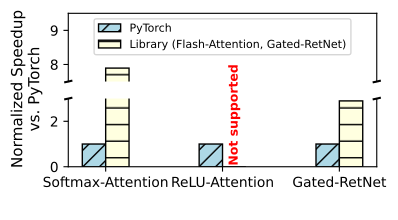

Recreate this plot in Python.
import matplotlib.pyplot as plt
import matplotlib.gridspec as gridspec
from matplotlib.lines import Line2D
from matplotlib.patches import Patch
import numpy as np
 
data = np.array(
    [
    [66, 521], # [34,521], # fa3, 2k,dim128, causal
    # [25,355], # sigmoid, 2k,dim128, causal
    [69,0], # torch compile # [37,0], # relu causal
    # [1/4.93,1/0.77] # mamba2 fwd, 8,24,2k
    [1/1.13, 1/0.39] # gated retnet, 1,32,2048,256,512
    ]
)
data = data / data[:,0][:,np.newaxis]
 
# 数据
categories = ['Softmax-Attention','ReLU-Attention','Gated-RetNet']
 
# 条形图宽度
bar_width = 0.2
index = np.arange(len(categories))
 
# 绘制条形图
# fig, ax0 = plt.subplots()

fig = plt.figure(figsize=(4, 2))
gs = gridspec.GridSpec(1, 1, figure=fig, height_ratios=[1], wspace=0.3, hspace=0.6)
gss = gridspec.GridSpecFromSubplotSpec(2, 1, subplot_spec=gs[0, 0:12], hspace=0.25)

ax0 = fig.add_subplot(gss[0])
ax1 = fig.add_subplot(gss[1])

ax0.set_ylim(7.5, 10.5)  # 上面的图为10到最大值
ax1.set_ylim(0, 3)  # 下面的图为0到5

ax0.axhline(y=1, color="black", linestyle="dashed")
ax0.spines["bottom"].set_visible(False)
ax0.set_xticklabels([])
ax0.set_xticks([])

ax1.spines["top"].set_visible(False)

bars0_0 = ax0.bar(index, data[:,0], bar_width, label='PyTorch', color='lightblue', edgecolor='black', hatch='//')
bars0_1 = ax0.bar(index + bar_width, data[:,1], bar_width, label='Library (Flash-Attention, Gated-RetNet)', color='lightyellow', edgecolor='black', hatch='-')
bars1_0 = ax1.bar(index, data[:,0], bar_width, label='PyTorch', color='lightblue', edgecolor='black', hatch='//')
bars1_1 = ax1.bar(index + bar_width, data[:,1], bar_width, label='Library (Flash-Attention, Gated-RetNet)', color='lightyellow', edgecolor='black', hatch='-')
for bs in bars1_0 + bars1_1:
    height = bs.get_height()
    warning_text = "Not supported"
    if height == 0:
        ax1.text(
            bs.get_x() + bs.get_width() / 2,
            height + 0.05,
            warning_text,
            ha="center",
            va="bottom",
            fontsize=9,
            rotation=90,
            color="red",
            weight="bold",
        )
    else:
        ax1.text(
            bs.get_x() + bs.get_width() / 2 - 0.03,
            height + 0.05,
            f'{height:.2f}x',
            ha='center',
            va='bottom',
            fontsize=8
        )

for bs in bars0_0 + bars0_1:
    height = bs.get_height()
    print(height)
    warning_text = "Not supported"
    if height > 7.5:
        ax0.text(
            bs.get_x() + bs.get_width() / 2 - 0.03,
            height + 0.05,
            f'{height:.2f}x',
            ha='center',
            va='bottom',
            fontsize=8
        )
 
d = 0.01  # 斜线的长度
kwargs = dict(transform=ax0.transAxes, color="k", clip_on=False)
ax0.plot((1 - d, 1 + d), (-d, +d), **kwargs)  # top-left diagonal
ax0.plot((-d, +d), (-d, +d), **kwargs)  # top-right diagonal


kwargs.update(transform=ax1.transAxes)  # switch to the bottom axes
ax1.plot((1 - d, 1 + d), (1 - d, 1 + d), **kwargs)  # bottom-left diagonal
ax1.plot((-d, +d), (1 - d, 1 + d), **kwargs)  # bottom-right diagonal


# 添加标签和标题
ax1.set_xlabel(' ')
# ax1.set_ylabel('Normalized Speedup\nvs. PyTorch')
fig.text(
    0.02,
    0.5,
    'Normalized Speedup\nvs. PyTorch',
    fontsize=11,
    rotation=90,
    va="center",
    ha="center",
)
# ax0.set_title('batch size=8, seqlen-2048, head dimention=128')
ax1.set_xticks(index + bar_width * 0.5)
ax1.set_xticklabels(categories)
ax0.legend(loc='upper center', bbox_to_anchor=(0.5, 1.0), ncol=1, fontsize=8)
 
# 显示图表
plt.tight_layout()
# plt.show()
# plt.savefig('figure_intro.png')
plt.savefig(
    "figure_intro.pdf",
    bbox_inches="tight",
)
 
# fig.legend(
#     handles_other,
#     labels_other,
#     loc="upper center",
#     bbox_to_anchor=(0.45, 0.980 - 0.02),
#     ncol=len(labels_other),
#     fontsize=10,
#     frameon=True,
# )
